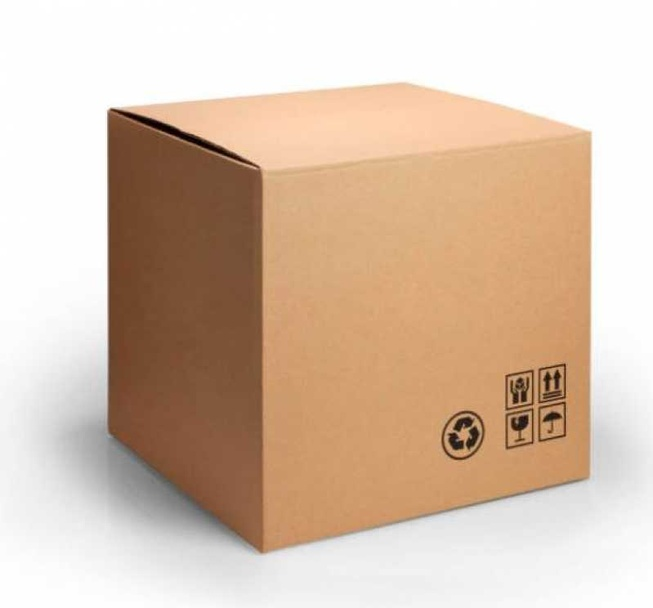
#> input picture ProjetoCaixa/caixaPapelao.jpeg, 653 x 608 px, shrunk from 799 x 744 before the run
$ jupyter execute 'Teste Caixa_Papelão.ipynb'   (shell and % lines are left out)
#> lines starting #> are read from the running program, lines starting #| are printed output that depends on the picture; pictures that were not available may be replaced by others from this repository, and a replacement may not be noted
[cell 1]
import cv2
import numpy as np
import matplotlib.pyplot as plt

[cell 2]
def apresentaImg(imagem):
    img = plt.figure(figsize = (30,28))
    ax = img.add_subplot(111)
    ax.imshow(imagem, cmap = 'gray')
    # plt.axis('off')

[cell 3]
caixa_papelao = cv2.imread('caixaPapelao.jpeg')
#> caixa_papelao is the input picture: shape (608, 653, 3); mean B, G, R 173.3, 192.6, 215.6
caixa_papelao = cv2.cvtColor(caixa_papelao, cv2.COLOR_BGR2GRAY)
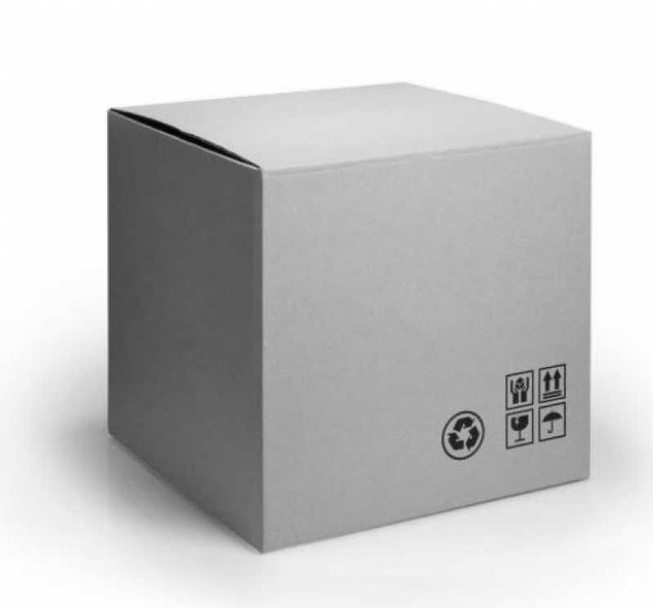
#> caixa_papelao: shape (608, 653); min 2, max 255, mean 197.3

caixa_desarrumada = cv2.imread('caixaBagunçando.jpeg')
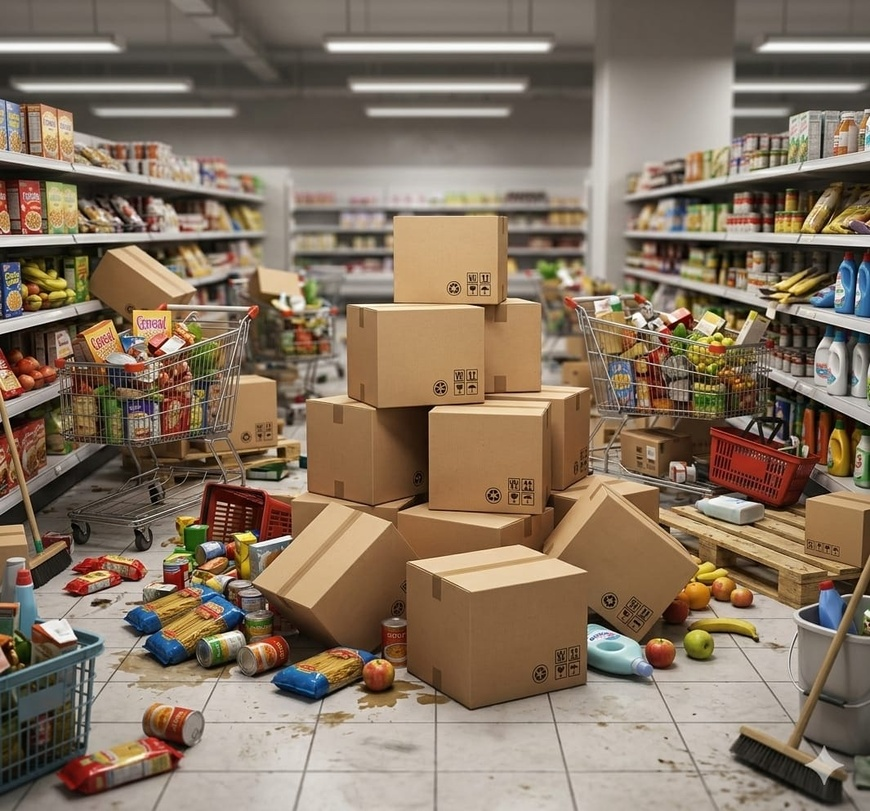
#> input picture ProjetoCaixa/caixaBagunçando.jpeg, 870 x 811 px, shrunk from 1065 x 992 before the run, given in place of caixaBagunçando.jpeg, which was not available
#> caixa_desarrumada is the input picture: shape (811, 870, 3); mean B, G, R 97.5, 115.9, 133.3
caixa_desarrumada = cv2.cvtColor(caixa_desarrumada, cv2.COLOR_BGR2GRAY)
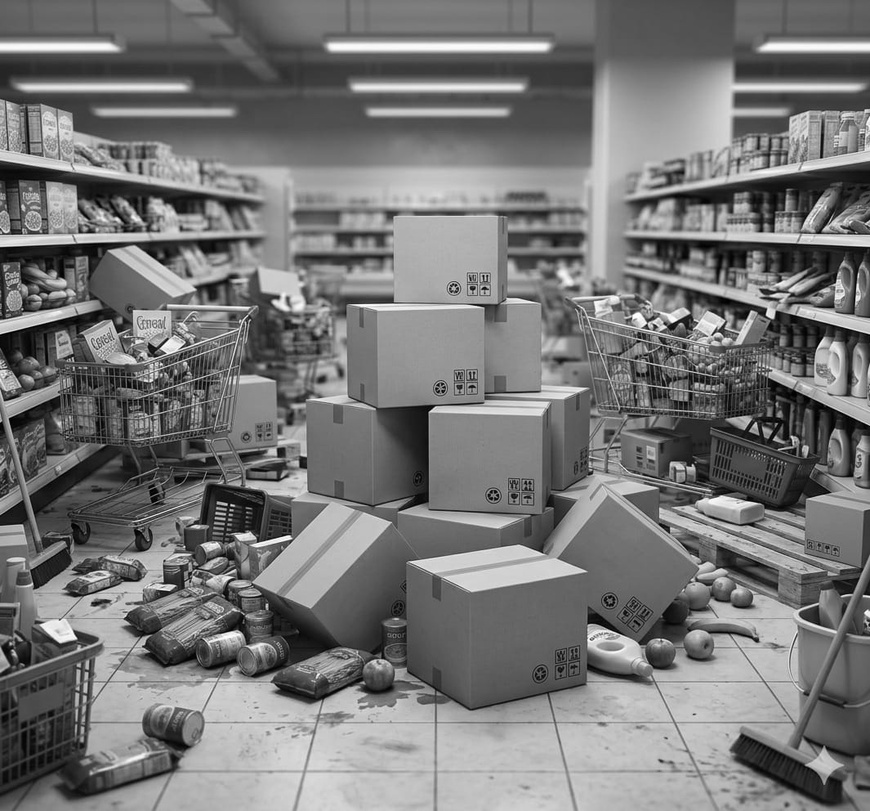
#> caixa_desarrumada: shape (811, 870); min 0, max 255, mean 119.1

[cell 4]
sift = cv2.SIFT_create()

[cell 5]
kp1, des1 = sift.detectAndCompute(caixa_papelao, None)
#> kp1 = 241 keypoints; strongest (x, y, size): (181, 211, 124.6), (464, 434, 7.6), (552, 416, 6.7), (547, 378, 4.4)
kp2, des2 = sift.detectAndCompute(caixa_desarrumada, None)
#> kp2 = 4919 keypoints; strongest (x, y, size): (232, 505, 2), (287, 538, 3.8), (226, 504, 2.1), (771, 314, 5.8)

[cell 6]
bf = cv2.BFMatcher()

[cell 7]
matches = bf.knnMatch(des1, des2, k=2)
#> matches = 241 matches

[cell 8]
good = []

for m,n in matches:
    if m.distance < 0.75*n.distance:
        good.append([m])
#> after the loop, good = 10 matches

[cell 9]
resultado = cv2.drawMatchesKnn(caixa_papelao, kp1, caixa_desarrumada, kp2, good, None, flags = 2)
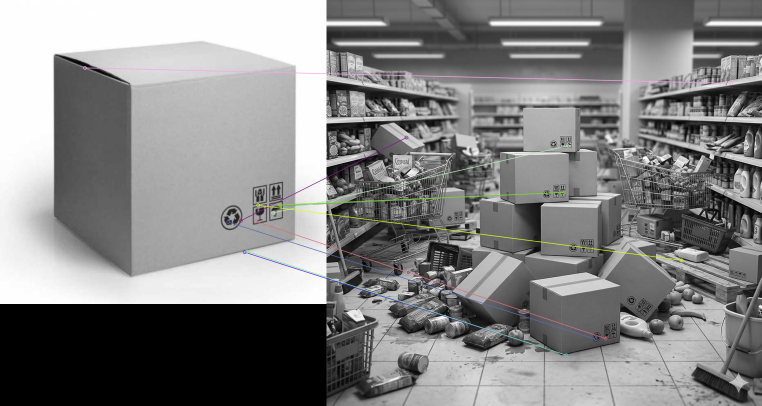
#> resultado: shape (811, 1523, 3) (shown at 1/2 size); mean of channels 0, 1, 2 131.5, 131.7, 131.7; drawn as B, G, R
